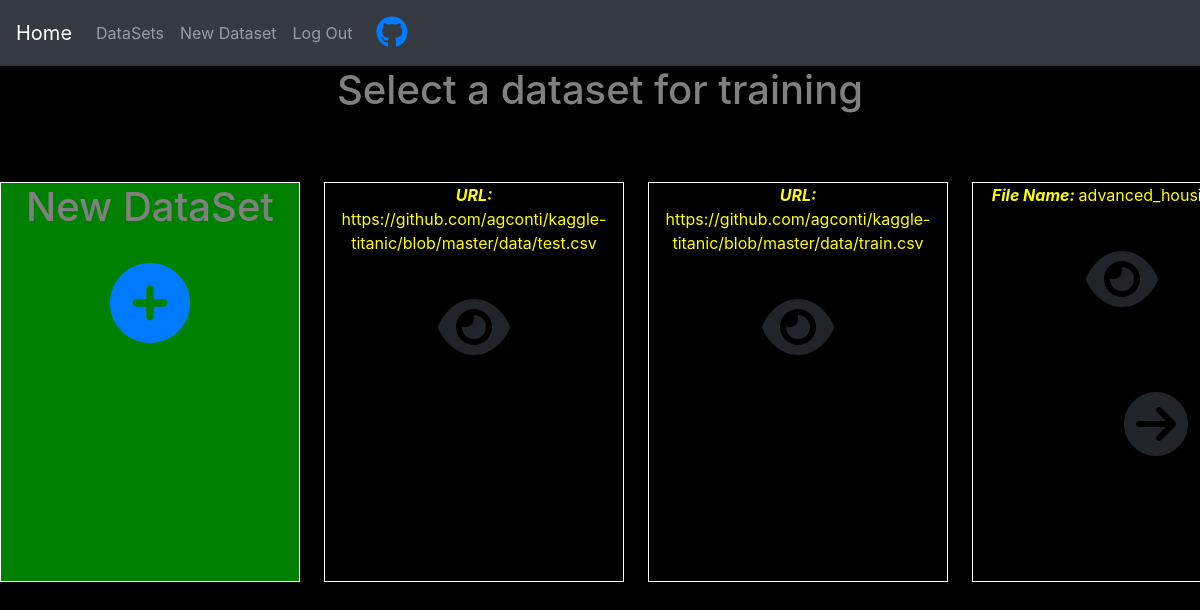
The page /datasets/select_dataset_for_training/ (signed in) on the database as committed earlier.
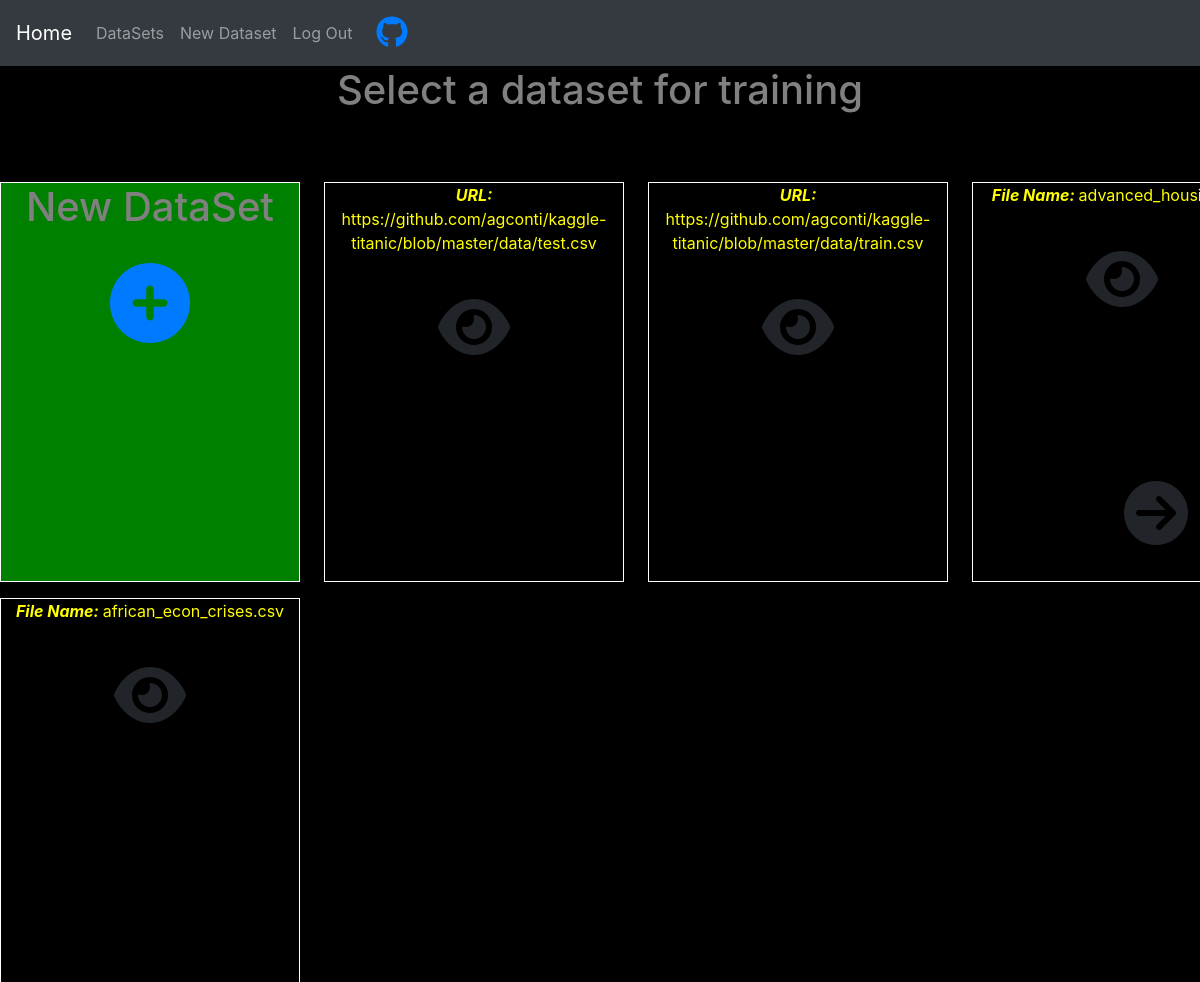
The same page on the database as committed later.
### datasets/models.py (models this page shows, shortened)
class DataSets(models.Model):
	user = models.ForeignKey(User, on_delete=models.CASCADE,related_name='datasets')
	link = models.URLField(blank=True,null=True)
	file = models.FileField(upload_to=path_and_rename,blank=True,null=True,default=None)
	def title(self):
		file_name = str(os.path.basename(self.file.name))
		return "<strong> <i> File Name: </i></strong> " + remove_username_from_filename(file_name,self.user.username) if self.file else " <strong> <i>URL: </i></strong> " + str(self.link)

### datasets/views.py (the view)
# urls.py: path('select_dataset_for_training/',views.SelectDataSet.as_view(),name='select_dataset_for_training'),
class SelectDataSet(generic.TemplateView):
	template_name = 'datasets/select_dataset_for_training.html'

### datasets/models.py (called while the page is built)
def remove_username_from_filename(filename,username):
	return filename[len(username):]

### datasets/templates/datasets/select_dataset_for_training.html (shortened to what this page needs)
{% extends "datasets/base_dataset.html" %}
{% load static %}
{% block css_style %}
	<link rel="stylesheet" type="text/css" href="{% static 'datasets/css/grid.css' %}">
	<link rel="stylesheet" type="text/css" href="{% static 'datasets/css/shift_colors_scroll_down_icon.css' %}">
{% endblock css_style %}
{% block content %}
	<h1 align="center">Select a dataset for training</h1>
	<div style='text-align:center;height:100%;overflow:scroll;'>
		<div class="grid-container" align=center>
			<a style='background-color:green;' id='create' class='grid-item' title='add a new dataset' class='nav-link' href="{% url 'datasets:choose_new_dataset' %}" data-toggle="modal" data-target="#modal"><h1>New DataSet</h1><br>
				<i class="fas fa-plus-circle fa-5x"></i>
			</a>
			{% if user.is_authenticated and user.datasets.count > 0 %}
				{% for dataset in user.datasets.all  %}
					{% include "datasets/_datasets_selectable_list.html" %}
				{% endfor %}
			{% endif %}
		</div>
		<i class="fas fa-arrow-circle-right fa-4x fa-pulse scroll_button"></i>
{% endblock content %}

### datasets/templates/datasets/_datasets_selectable_list.html (shortened to what this page needs)
{% load static %}
<div class="grid-item">
	<p>{{dataset.title|safe}}</p><br>
	<a class='view' id='{{dataset.pk}}' title='View' data-toggle='modal' data-target='#dataframe'><i class="fas fa-eye fa-4x"></i></a>
</div>

Rows that differ between the two databases and show on the page:
added DataSets: title "File Name: african_econ_crises.csv"
